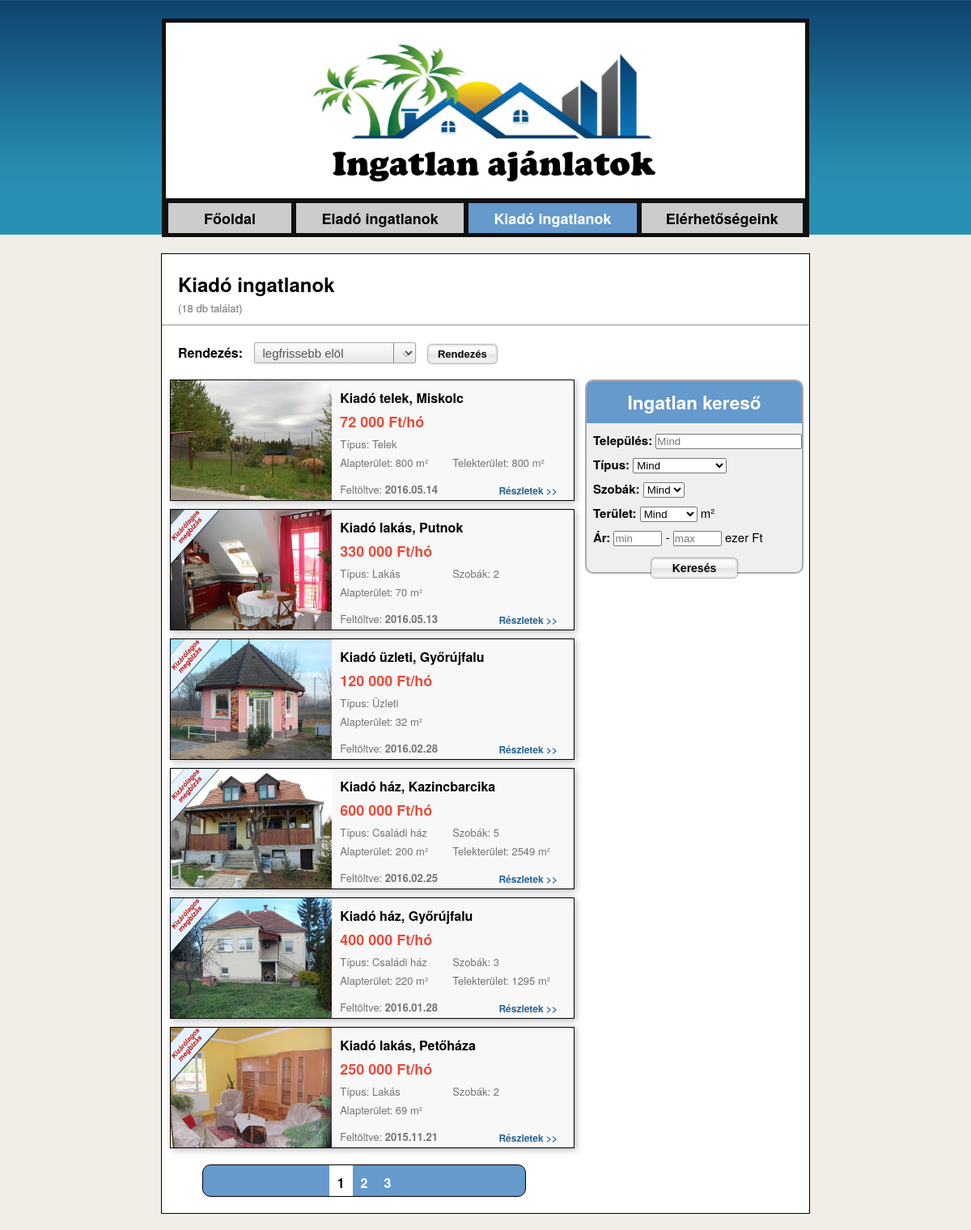
The app's page /ingatlanok/kiado.php with its own data.
### tables this page shows
CREATE TABLE IF NOT EXISTS `ikinalat` (
  `ingatlan_id` smallint(5) NOT NULL AUTO_INCREMENT,
  `szandek_sz` tinyint(1) NOT NULL,
  `tipus_sz` tinyint(1) NOT NULL,
  `telepules_sz` tinyint(2) NOT NULL,
  `ar` int(10) NOT NULL,
  `ev` smallint(4) NOT NULL,
  `alapt` smallint(5) NOT NULL,
  `telekt` mediumint(6) NOT NULL,
  `jelleg_sz` tinyint(1) NOT NULL,
  `komfort_sz` tinyint(1) NOT NULL,
  `szoba` tinyint(2) NOT NULL,
  `leiras` text NOT NULL,
  `datum` date NOT NULL,
  `admin_sz` tinyint(1) NOT NULL,
  PRIMARY KEY (`ingatlan_id`)
);

CREATE TABLE IF NOT EXISTS `ikepek` (
  `ingatlan_sz_kep` smallint(5) NOT NULL,
  `kepek` varchar(40) NOT NULL,
  UNIQUE KEY `kepek` (`kepek`)
);

CREATE TABLE IF NOT EXISTS `iszandek` (
  `szandek_id` tinyint(1) NOT NULL AUTO_INCREMENT,
  `szandek` varchar(5) NOT NULL,
  PRIMARY KEY (`szandek_id`)
);

CREATE TABLE IF NOT EXISTS `itipus` (
  `tipus_id` tinyint(1) NOT NULL AUTO_INCREMENT,
  `tipus` varchar(15) NOT NULL,
  PRIMARY KEY (`tipus_id`)
);

CREATE TABLE IF NOT EXISTS `itelepules` (
  `telepules_id` tinyint(2) NOT NULL AUTO_INCREMENT,
  `telepules` varchar(40) NOT NULL,
  `megye` varchar(40) NOT NULL,
  PRIMARY KEY (`telepules_id`)
);

### ingatlanok/mysqli_burkolo.php (called while the page is built, shortened)
<?php
function DB_query($sql){
    $result = mysqli_query($GLOBALS["DB_connection"], $sql);
    return $result;
}
function DB_fetch_assoc($result){
    if (is_object($result)){
        return mysqli_fetch_assoc($result);
    }
    else{
        print 'DB_fetch_assoc : hibás argumentum!<br />';
        return false;
    }
}
function DB_getrows($sql){
    $result = DB_query($sql);
    $table = array();
    while ($row = DB_fetch_assoc($result)){
        $table[] = $row;
    }
    return $table;
}
?>

### ingatlanok/kiado.php (the view, shortened to what this page needs)
<?php
include "mysqli_burkolo.php";
$parancs =
"SELECT ingatlan_id, szandek, tipus, telepules, ar, alapt, telekt, szoba, datum, kepek
FROM ikinalat, iszandek, itipus, itelepules, ikepek
WHERE szandek_sz = szandek_id AND tipus_sz = tipus_id AND telepules_sz = telepules_id
AND ingatlan_sz_kep = ingatlan_id AND kepek LIKE '%1.jpg' AND szandek = 'kiadó'";
if (isset($_POST["orderBy"])){
	$rendez = $_POST["orderBy"];
	$_SESSION["rendezes"] = $rendez;
}
else if (isset($_GET["sess"]) && isset($_SESSION["rendezes"])) $rendez = $_SESSION["rendezes"];
	else{
		$rendez = "datum DESC";
	}
$rendezes = " ORDER BY ".$rendez;
$parancs.=$rendezes;
$ingatlanok = DB_getrows($parancs);
if (isset($_GET["osz"])) $osz = $_GET["osz"];
else $osz = 1;
$n=count($ingatlanok);
$m=$n%db;
$oszn=floor($n/db)+$m;
?>
<!DOCTYPE html>
<html>
	<head>
	<link rel="stylesheet" href="alap1.css">
	</head>
	<body>
		<div id="fejlec">
			<img id="logo" src="kepek/ingatlankep.png" alt="ingatlanos kép">
			<div id="menu" >
				<ul>
					<li><a href="index.php"><b>Főoldal</b></a></li>
					<li><a href="elado.php"><b>Eladó ingatlanok</b></a></li>
					<li class="aktOldal"><a href="kiado.php"><b>Kiadó ingatlanok</b></a></li>
					<li><a href="elerhetoseg.php"><b>Elérhetőségeink</b></a></li>
				</ul>
			</div>
		</div>
		<div id="tartalom">
			<div id="resz2">
				<h2> Kiadó ingatlanok </h2>
				<span>
				<?php
				print '('.$n.' db találat)';
				?>
				</span>
			</div>
			<hr>
			<div id="rendezes">
				<form action="kiado.php?sess=1" method="post">
					<label for="orderBy"> Rendezés: </label>
					<select name="orderBy" id="orderBy">
						<option value="datum DESC" <?php if($rendez == "datum DESC")
							print 'selected="true";' ?> > legfrissebb elöl </option>
					</select>
					<input type="submit" name="rendez" class="gomb" value="Rendezés" />
				</form>
			</div>
			<div id="ingatlanok">
				<?php
				if ($n!=0){
					if ($osz == $oszn) $m=db-($osz*db-$n);
					else $m=db;
					for($i=0; $i<$m; $i++){
						$j=($osz-1)*db+$i;
						$ar = number_format($ingatlanok[$j]["ar"], 0 , ' , ' ,  ' ');
						if ($ingatlanok[$j]["tipus"]=="ház") $tipus = "Családi ház";
						else $tipus = mb_ucfirst($ingatlanok[$j]["tipus"]);
						$datum = date_create($ingatlanok[$j]["datum"]);
						$datum = date_format($datum, 'Y.m.d');
						print '
						<div class="ingatlan">
							<a href="ingatlan.php?id='.$ingatlanok[$j]["ingatlan_id"].'">
								<img class="ingatlanKep" src="'.$ingatlanok[$j]["kepek"].'"
									alt="ingatlan'.$ingatlanok[$j]["ingatlan_id"].'">
								<div class="ingatlanSzoveg">
									<div class="ingatlanTitle">
										<h2> '.ucfirst($ingatlanok[$j]["szandek"])." ".$ingatlanok[$j]["tipus"].
											", ".$ingatlanok[$j]["telepules"].' </h2>
									</div>
									<span class="ingatlanAr"> '.$ar.' Ft/hó </span>
									<ul class="ingatlanLista">
										<li> Típus: '.$tipus.' </li>';
										if($ingatlanok[$j]["szoba"]!=0) print'
										<li> Szobák: '.$ingatlanok[$j]["szoba"].' </li>';
										else print'<li> &nbsp </li>';
										print '
										<li> Alapterület: '.$ingatlanok[$j]["alapt"].' m² </li>';
										if($ingatlanok[$i]["telekt"]!=0) print'
										<li> Telekterület: '.$ingatlanok[$j]["telekt"].' m² </li>';
										else print'<li> &nbsp </li>';
									print '
									</ul>
									<span class="ingatlanDatum"> Feltöltve:
									<b> '.$datum.' </b>
									</span>
									<div class="ingatlanReszlet"> Részletek >> </div>
								</div>
							</a>
						</div>';
					}
				}
				?>
			</div>
			<div id="kereses">
				<form action="kiado.php?sess=1" method="post">
					<h2> Ingatlan kereső </h2>
					<span class="kereseshez">
						<b> Település: </b>
						<?php if (isset($_SESSION["kereses"]["telepules"]))
								print '<input type="text" name="telepules" placeholder="Mind" value='.$_SESSION["kereses"]["telepules"].' />';
							else print '<input type="text" name="telepules" placeholder="Mind" />';
						?>
					</span>
					<span class="kereseshez">
						<b> Típus: </b>
						<select name="tipus">
							<option value="0" <?php if(!isset($_SESSION["kereses"]["tipus"]))
												print 'selected="selected"'; ?> > Mind </option>
						</select>
					</span>
					<span class="kereseshez">
						<b> Szobák: </b>
						<select name="szoba">
							<option value="0" <?php if(!isset($_SESSION["kereses"]["szoba"]))
												print 'selected="selected"'; ?> > Mind </option>
						</select>
					</span >
					<span class="kereseshez">
						<b> Terület: </b>
						<select name="terulet">
							<option value="0" <?php if(!isset($_SESSION["kereses"]["terulet"]))
												print 'selected="selected"'; ?> > Mind </option>
						</select> m²
					</span>
					<span class="kereseshez">
						<b> Ár: </b>
						<?php if (isset($_SESSION["kereses"]["min"]))
								print '<input class="ar" type="text" name="min" placeholder="min" value='.$_SESSION["kereses"]["min"].' /> - ';
							else print '<input class="ar" type="text" name="min" placeholder="min" /> - ';
							  if (isset($_SESSION["kereses"]["max"]))
								print '<input class="ar" type="text" name="max" placeholder="max" value='.$_SESSION["kereses"]["max"].' /> ezer Ft';
							else print '<input class="ar" type="text" name="max" placeholder="max" /> ezer Ft';
						?>
					</span>
					<input type="submit" name="keres" class="gomb" id="keres" value="Keresés" />
				</form>
			</div>
			<div id=oldalsz>
				<div id="oldalak">
				<?php
				for($i=1; $i<=$oszn; $i++){
					if($i==$osz) print '<b> '.$i.' </b>';
					else print '<a href="kiado.php?sess=1&osz='.$i.'" title="oldal'.$i.'"> '.$i.' </a>';
				}
				?>
				</div>
			</div>
		</div>
	</body>
</html>

### records on screen
ikinalat: ikepek.kepek (picture), iszandek.szandek "Kiadó", itipus.tipus "telek", itelepules.telepules "Miskolc", ar "72 000", itipus.tipus "Telek", alapt "800", telekt "800", datum "2016.05.14"
ikinalat: ikepek.kepek (picture), iszandek.szandek "Kiadó", itipus.tipus "lakás", itelepules.telepules "Putnok", ar "330 000", itipus.tipus "Lakás", szoba "2", alapt "70", datum "2016.05.13"
ikinalat: ikepek.kepek (picture), iszandek.szandek "Kiadó", itipus.tipus "üzleti", itelepules.telepules "Győrújfalu", ar "120 000", itipus.tipus "Üzleti", alapt "32", datum "2016.02.28"
ikinalat: ikepek.kepek (picture), iszandek.szandek "Kiadó", itipus.tipus "ház", itelepules.telepules "Kazincbarcika", ar "600 000", itipus.tipus "Családi ház", szoba "5", alapt "200", telekt "2549", datum "2016.02.25"
ikinalat: ikepek.kepek (picture), iszandek.szandek "Kiadó", itipus.tipus "ház", itelepules.telepules "Győrújfalu", ar "400 000", itipus.tipus "Családi ház", szoba "3", alapt "220", telekt "1295", datum "2016.01.28"
ikinalat: ikepek.kepek (picture), iszandek.szandek "Kiadó", itipus.tipus "lakás", itelepules.telepules "Petőháza", ar "250 000", itipus.tipus "Lakás", szoba "2", alapt "69", datum "2015.11.21"

### other values on screen
$n "18"
